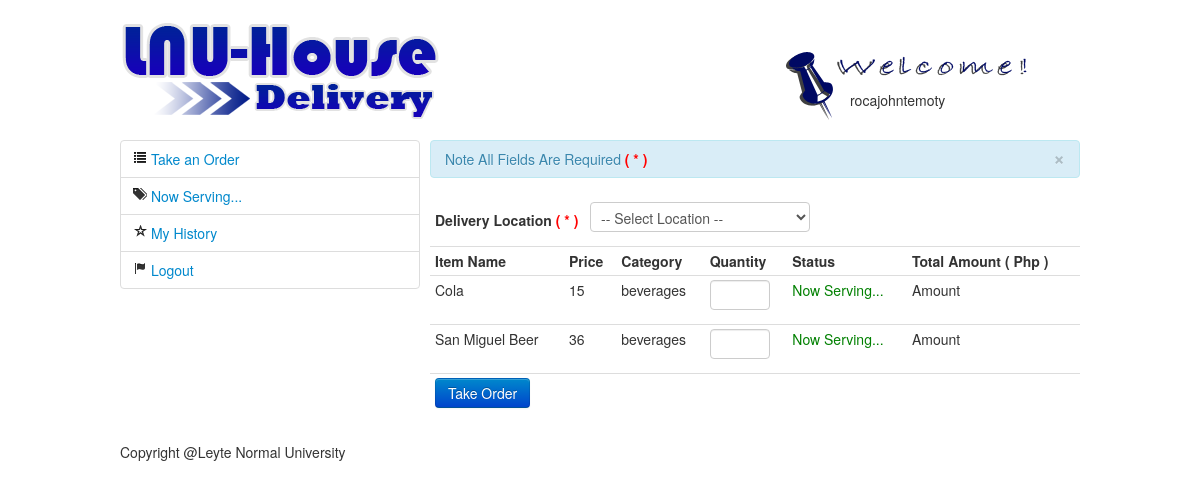
Page /order.php (signed in) on the committed database.
### tables this page shows
CREATE TABLE IF NOT EXISTS `tbl_orderingusers` (
  `ou_id` int(11) NOT NULL AUTO_INCREMENT,
  `ou_username` varchar(255) NOT NULL,
  `ou_department` varchar(255) NOT NULL,
  `ou_password` varchar(255) NOT NULL,
  `ou_name` varchar(255) NOT NULL,
  `ou_dateRegistered` datetime NOT NULL,
  `ou_IPAddress` varchar(255) NOT NULL,
  `ou_status` enum('1','0') NOT NULL,
  `ou_contact` varchar(255) NOT NULL,
  PRIMARY KEY (`ou_id`)
);

CREATE TABLE IF NOT EXISTS `tbl_meals` (
  `meal_id` int(11) NOT NULL AUTO_INCREMENT,
  `meal_name` varchar(255) NOT NULL,
  `meal_price` varchar(50) NOT NULL,
  `meal_category` smallint(6) NOT NULL,
  `meal_status` enum('0','1') NOT NULL,
  PRIMARY KEY (`meal_id`)
);

CREATE TABLE IF NOT EXISTS `tbl_mealcategory` (
  `mc_id` int(11) NOT NULL AUTO_INCREMENT,
  `mc_name` varchar(255) NOT NULL,
  PRIMARY KEY (`mc_id`)
);

### order.php (the view, shortened to what this page needs)
<?php require 'conn.php'; ?>
<!DOCTYPE html>
<head>
<link rel="stylesheet" type="text/css" href="assets/css/normalizer.css"/>
<link rel="stylesheet" type="text/css" href="assets/css/bootstrap.css"/>
<link rel="stylesheet" type="text/css" href="css/templateCss.css"/>
<link rel="stylesheet" type="text/css" href="css/home.css"/>
</head>
<body>
    	<header class="clearfix">
        	<h1 class="pull-left"> LNU HOUSE Delivery </h1>
            <?php
				$sql	=	"select ou_name from tbl_orderingusers where ou_id 	= ?";
				$query		=	$conn->prepare($sql);
				$query->execute(ARRAY($_SESSION['userId']));
				foreach($query->fetchAll(PDO::FETCH_ASSOC) as $key => $values){
					$name	=	$values['ou_name'];
				}
			?>
            <div class="welcome pull-right">
            	<p style="margin-left:70px; margin-top:50px;">
                	<?php echo $name; ?>
                </p>
            </div>
        </header>
        <div class="container clearfix" id="container">
        	<div class="Homeleft pull-left">
                    <ul class="nav nav-tabs nav-stacked" style="width:300px;">
	                    <li> <a href="order.php"> <i class="icon icon-list"></i> Take an Order </a> </li>
                    	<li> <a href="home.php"><i class="icon icon-tags"></i> Now Serving... </a> </li>
                        <li> <a href="myhistory.php"><i class="icon icon-star-empty"></i>  My History </a> </li>
                        <li> <a href="logout.php"><i class="icon icon-flag"></i> Logout </a> </li>
                    </ul>
            </div>
            <div class="Homeright pull-right">
            	<?php
                            $query					=	$conn->query("select meal_id,meal_name,meal_price,meal_status,mc_name from tbl_meals left join tbl_mealCategory on tbl_meals.meal_category = tbl_mealCategory.mc_id");
                            $querylog				=	$query->fetchAll(PDO::FETCH_ASSOC);
   				?>
                <form action="takeOrder.php" name="order" method="POST" id="takeOrder">
                <?php if(!empty($querylog)){ ?>
                			<div class="alert alert-info"> Note All Fields Are Required  <b style="color:red;">( * )</b>
                            <a class='close' data-dismiss='alert' href='#'>&times;</a>
                            </div>
                <?php } ?>
                <table class="table table-condensed table-hover">
                        <thead>
                        	<?php if(!empty($querylog)){ ?>
                            	<tr>
                                    <th colspan="6">
                                        <b> Delivery Location <b style="color:red;">( * )</b></b> &nbsp;
                                        <select id="locates" name="location">
                                        	<option value="0">-- Select Location -- </option>
                                        </select>
                                    </th>
                                </tr>
							<?php }?>
                            <tr>
                                <th> Item Name </th>
                                <th> Price </th>
                                <th> Category </th>
                                <th> Quantity </th>
                                <th> Status </th>
                                <th> Total Amount ( Php ) </th>
                            </tr>
                        </thead>
                        <tbody>
                        <?php if(!empty($querylog)){ ?>
                        		<?php foreach($querylog as $value): ?>
                                    <tr>
                                        <td> <?php echo $value['meal_name']; ?></td>
                                        <td> <?php echo $value['meal_price']; ?></td>
                                        <td> <?php echo $value['mc_name']; ?></td>
                                        <td>
                                            <?php if($value['meal_status'] == 1 ){ ?>
                                                    <input class="span1 read quant" type='text' name="quantity[]"/>
                                             <?php }else{ ?>
                                                    <input disabled class="span1 read" type='text'  name="quantity[]"/>
                                             <?php }?>
                                        </td>
                                        <td> <?php if($value['meal_status'] == 1 ){ echo "<p style='color:green;'> Now Serving... </p>"; }else{ echo "<p style='color:red'>Not Available!</p>"; }?></td>
                                        <td> Amount </td>
                                    </tr>
                            <?php endforeach; ?>
                            	<tr>
                                    <td colspan="7" align="right"> <input class="btn btn-primary" type='submit' value="Take Order" /></td>
                                </tr>
						<?php }else{ ?>
                        		<tr>
                                	<Td colspan="6"> <b style="color:Red;"> No Records Found. </b> </Td>
                                </tr>
						<?php }?>
                        </tbody>
                    </table>
                    </form>
            </div>
        </div>
        <footer class="clearfix">
        	<p>Copyright @Leyte Normal University</p>
        </footer>
</body>
</html>

### css/templateCss.css (style rules this page uses)
.clearfix:after { content: "."; display: block; clear: both; visibility: hidden; line-height: 0; height: 0; }
.clearfix { display: inline-block; }
body { margin:10px auto; min-height:500px; width:960px; }
header, div#container, footer { width:100%; }
header h1 { text-indent:-99999px; background-image:url(../images/LNU-H-Delivery.png); background-repeat:no-repeat; width:320px; height:100px; }
footer { width:100%; height:20px; }

### css/home.css (style rules this page uses)
#container .Homeright { width:650px; }

### order.php (style rules this page uses)
.welcome { background:url(images/welcome.png); position:relative; height:90px; width:290px; right:10px; top:30px; background-repeat:no-repeat; }

### rows in the picture
tbl_orderingusers: ou_name "rocajohntemoty"
tbl_meals: meal_name "Cola", meal_price "15", tbl_mealcategory.mc_name "beverages", meal_status "Now Serving..."
tbl_meals: meal_name "San Miguel Beer", meal_price "36", tbl_mealcategory.mc_name "beverages", meal_status "Now Serving..."
